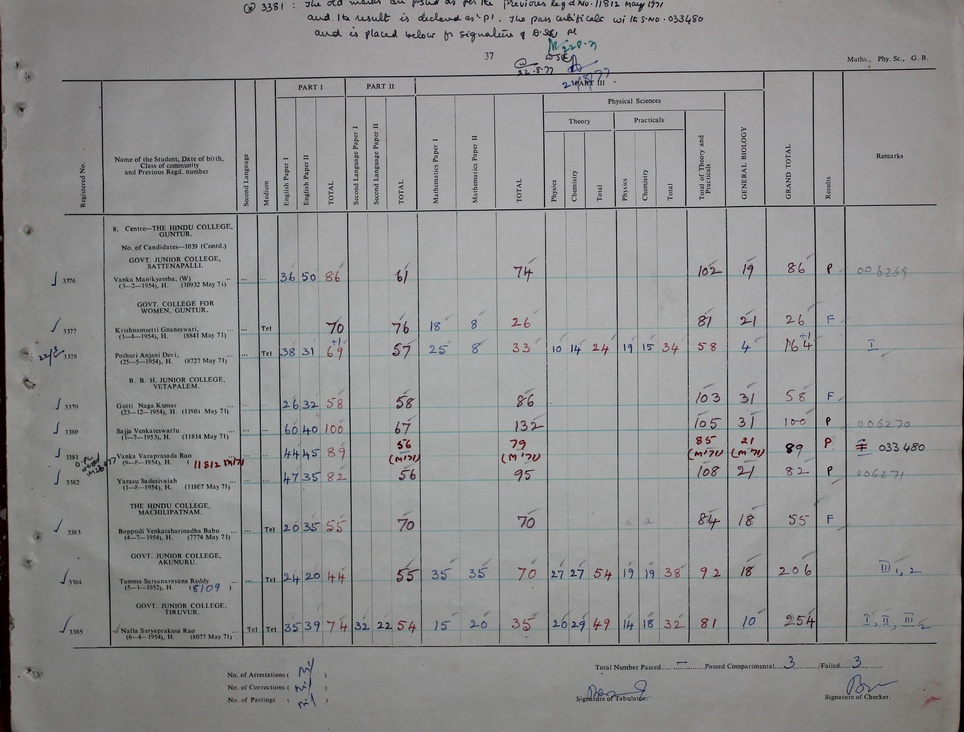
#> input picture sample1-out/output_image_2k.jpg, 964 x 732 px, shrunk from 2560 x 1944 before the run
$ python Image_enhance.py
#> lines starting #> are read from the running program, lines starting #| are printed output that depends on the picture
#denoising the image

import cv2
import numpy as np

# Define the image path
path = './sample1-out/output_image_2k.jpg'

# Load the compressed image
image = cv2.imread(path)
#> image is the input picture: shape (732, 964, 3); mean B, G, R 144, 144, 144.1

# Check if the image was successfully loaded
if image is None:
    print("Error: Unable to open/read image file. Check the file path and integrity.")
else:
    # Apply Non-Local Means Denoising (correct parameters)
    # Parameters: (source, h strength, template window size, search window size)
    denoised_image_nlmeans = cv2.fastNlMeansDenoisingColored(image, h=10, templateWindowSize=7, searchWindowSize=21)

    # Apply bilateral filter for stronger noise reduction without blurring the edges
    # Parameters: (source, filter size, sigma for color space, sigma for coordinate space)
    denoised_image_bilateral = cv2.bilateralFilter(denoised_image_nlmeans, d=9, sigmaColor=100, sigmaSpace=100)

    # Apply sharpening kernel to bring back some clarity after denoising
    sharpening_kernel = np.array([[0, -1, 0],
                                  [-1, 5, -1],
                                  [0, -1, 0]])

    # Sharpen the image after denoising
    sharpened_image = cv2.filter2D(denoised_image_bilateral, -1, sharpening_kernel)
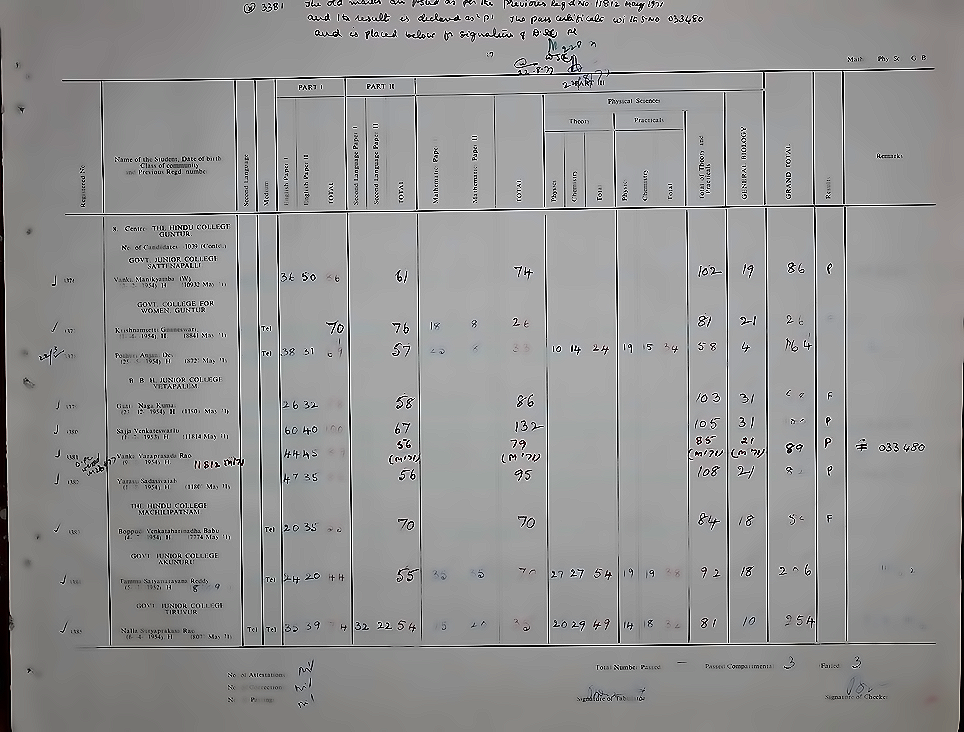
#> sharpened_image: shape (732, 964, 3); mean B, G, R 146.7, 146.9, 147.2

    # Convert the image to grayscale for contrast enhancement
    gray_image = cv2.cvtColor(sharpened_image, cv2.COLOR_BGR2GRAY)

    # Use histogram equalization to improve contrast
    equalized_image = cv2.equalizeHist(gray_image)
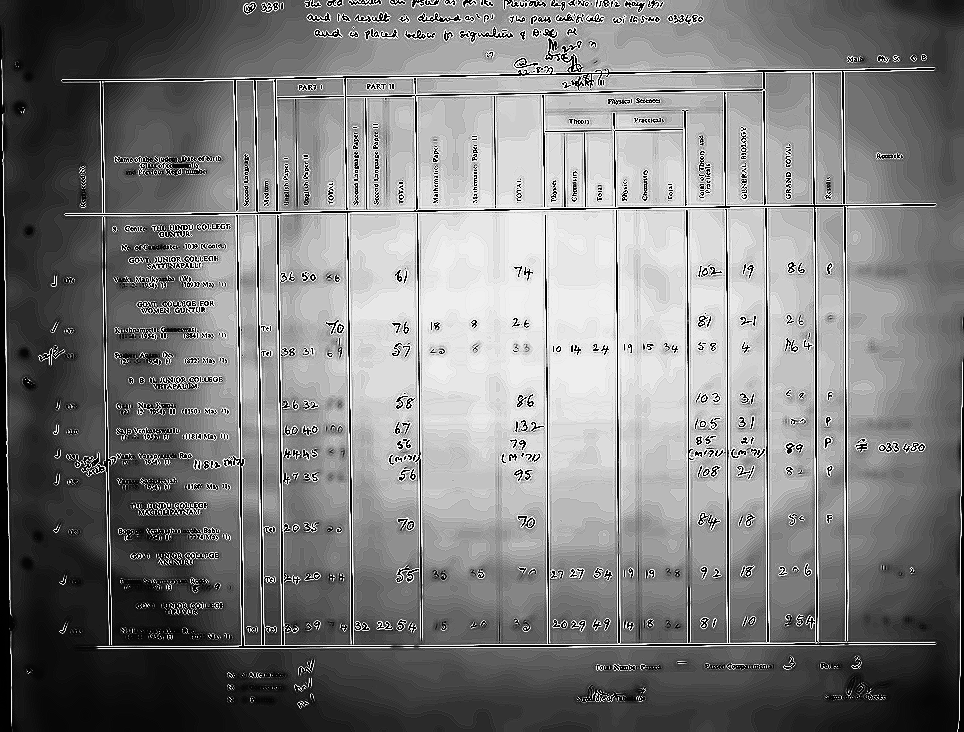
#> equalized_image: shape (732, 964); min 0, max 255, mean 126.4

    # Convert back to BGR to save as color image
    final_image = cv2.cvtColor(equalized_image, cv2.COLOR_GRAY2BGR)

    # Save the enhanced image without increasing pixel dimensions
    cv2.imwrite("enhanced_image_denoised-2.jpg", final_image)
    print("Image processing complete. The enhanced image has been saved.")
